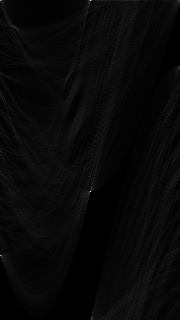

The script that drew this image:
import cv2
import numpy as np
import lib4150
import matplotlib.pyplot as plt
import sys,os
sys.path.append(os.getcwd())
from q01_10 import lib0110
from q21_30 import lib2130

if __name__ == '__main__':
    img = cv2.imread("Gasyori100knock/Question_41_50/thorino.jpg")

    canny_edge = lib4150.Canny(img, Gaussian_k=5, Gaussian_sigma=1.4, HT=100, LT=30).clip(0,255).astype(np.uint8)
    out = lib4150.Hough_transform(canny_edge).clip(0,255).astype(np.uint8)

    cv2.imshow("imori", out)
    cv2.waitKey(0)
    cv2.imwrite("q41_50/044.jpg", out)
    cv2.destroyAllWindows()
